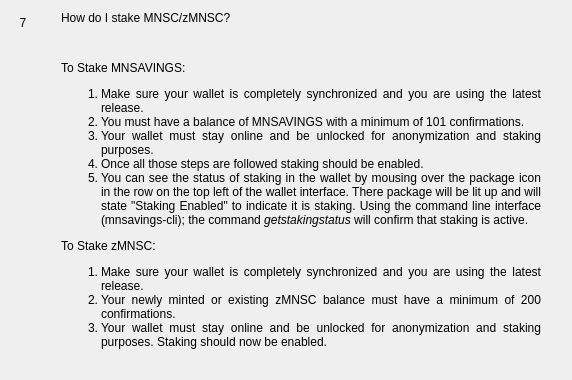
                  <widget class="QWidget" name="widgetFaq7" native="true">
                   <layout class="QHBoxLayout" name="horizontalpage_7" stretch="0,1">
                    <item alignment="Qt::AlignTop">
                     <widget class="QLabel" name="labelNumber7">
                      <property name="minimumSize">
                       <size>
                        <width>24</width>
                        <height>24</height>
                       </size>
                      </property>
                      <property name="maximumSize">
                       <size>
                        <width>16777215</width>
                        <height>24</height>
                       </size>
                      </property>
                      <property name="text">
                       <string>7</string>
                      </property>
                      <property name="alignment">
                       <set>Qt::AlignCenter</set>
                      </property>
                     </widget>
                    </item>
                    <item>
                     <layout class="QVBoxLayout" name="verticalLayoutpage_7">
                      <property name="leftMargin">
                       <number>20</number>
                      </property>
                      <property name="rightMargin">
                       <number>20</number>
                      </property>
                      <item>
                       <widget class="QLabel" name="labelSubtitle7">
                        <property name="text">
                         <string>How do I stake MNSC/zMNSC?</string>
                        </property>
                        <property name="wordWrap">
                         <bool>true</bool>
                        </property>
                       </widget>
                      </item>
                      <item>
                       <spacer name="verticalSpacer_70">
                        <property name="orientation">
                         <enum>Qt::Vertical</enum>
                        </property>
                        <property name="sizeType">
                         <enum>QSizePolicy::Fixed</enum>
                        </property>
                        <property name="sizeHint" stdset="0">
                         <size>
                          <width>20</width>
                          <height>30</height>
                         </size>
                        </property>
                       </spacer>
                      </item>
                      <item>
                       <widget class="QLabel" name="labelContent7">
                        <property name="text">
                         <string>
                           &lt;html&gt;&lt;head/&gt;&lt;body&gt;&lt;p align=&quot;justify&quot;&gt;
                           To Stake MNSAVINGS:
                           &lt;/p&gt;&lt;p align=&quot;justify&quot;&gt;
                           &lt;ol&gt;&lt;li&gt;
                           Make sure your wallet is completely synchronized and you are using the latest release.
                           &lt;li&gt;
                           You must have a balance of MNSAVINGS with a minimum of 101 confirmations.
                           &lt;li&gt;
                           Your wallet must stay online and be unlocked for anonymization and staking purposes.
                           &lt;li&gt;
                           Once all those steps are followed staking should be enabled.
                           &lt;li&gt;
                           You can see the status of staking in the wallet by mousing over the package icon in the row on the top left of the wallet interface. There package will be lit up and will state &quot;Staking Enabled&quot; to indicate it is staking.  Using the command line interface (mnsavings-cli); the command &lt;i&gt;getstakingstatus&lt;/i&gt; will confirm that staking is active.
                           &lt;/li&gt;&lt;/ol&gt;
                           &lt;/p&gt;&lt;p align=&quot;justify&quot;&gt;
                           To Stake zMNSC:
                           &lt;/p&gt;&lt;p align=&quot;justify&quot;&gt;
                           &lt;ol&gt;&lt;li&gt;
                           Make sure your wallet is completely synchronized and you are using the latest release.
                           &lt;li&gt;
                           Your newly minted or existing zMNSC balance must have a minimum of 200 confirmations.
                           &lt;li&gt;
                           Your wallet must stay online and be unlocked for anonymization and staking purposes.
                           Staking should now be enabled.
                           &lt;/li&gt;&lt;/ol&gt;
                           &lt;/p&gt;&lt;/body&gt;&lt;/html&gt;
                         </string>
                        </property>
                        <property name="alignment">
                         <set>Qt::AlignLeading|Qt::AlignLeft|Qt::AlignTop</set>
                        </property>
                        <property name="wordWrap">
                         <bool>true</bool>
                        </property>
                       </widget>
                      </item>
                      <item>
                       <spacer name="verticalSpacer_71">
                        <property name="orientation">
                         <enum>Qt::Vertical</enum>
                        </property>
                        <property name="sizeHint" stdset="0">
                         <size>
                          <width>20</width>
                          <height>20</height>
                         </size>
                        </property>
                       </spacer>
                      </item>
                     </layout>
                    </item>
                   </layout>
                  </widget>
